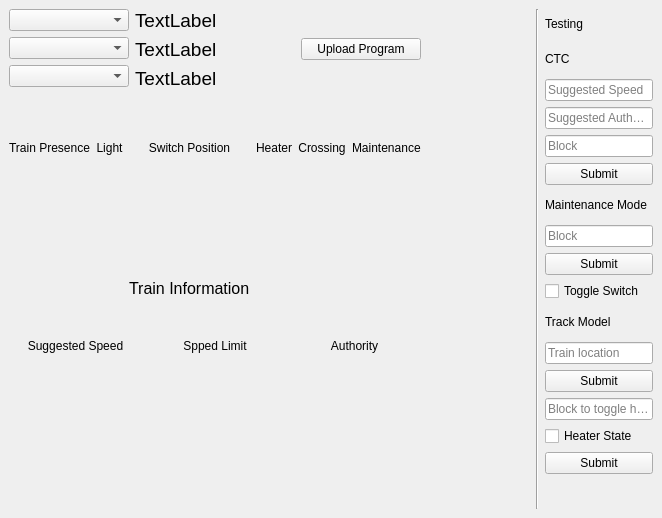
<?xml version="1.0" encoding="UTF-8"?>
<ui version="4.0">
 <class>MainWindow</class>
 <widget class="QMainWindow" name="MainWindow">
  <property name="geometry">
   <rect>
    <x>0</x>
    <y>0</y>
    <width>662</width>
    <height>518</height>
   </rect>
  </property>
  <property name="windowTitle">
   <string>MainWindow</string>
  </property>
  <widget class="QWidget" name="centralwidget">
   <property name="styleSheet">
    <string notr="true">QWidget {
	background-color: #BOC4DE;
}</string>
   </property>
   <layout class="QVBoxLayout" name="verticalLayout_2">
    <item>
     <layout class="QHBoxLayout" name="horizontalLayout_6">
      <item>
       <layout class="QVBoxLayout" name="verticalLayout_6">
        <item>
         <layout class="QHBoxLayout" name="horizontalLayout">
          <item>
           <layout class="QVBoxLayout" name="verticalLayout">
            <item>
             <widget class="QComboBox" name="line_select"/>
            </item>
            <item>
             <widget class="QComboBox" name="wayside_select"/>
            </item>
            <item>
             <widget class="QComboBox" name="block_select"/>
            </item>
           </layout>
          </item>
          <item>
           <layout class="QVBoxLayout" name="verticalLayout_8">
            <item>
             <widget class="QLabel" name="sel_line">
              <property name="font">
               <font>
                <pointsize>14</pointsize>
               </font>
              </property>
              <property name="text">
               <string>TextLabel</string>
              </property>
             </widget>
            </item>
            <item>
             <widget class="QLabel" name="sel_wayside">
              <property name="font">
               <font>
                <pointsize>14</pointsize>
               </font>
              </property>
              <property name="text">
               <string>TextLabel</string>
              </property>
             </widget>
            </item>
            <item>
             <widget class="QLabel" name="sel_block">
              <property name="font">
               <font>
                <pointsize>14</pointsize>
               </font>
              </property>
              <property name="text">
               <string>TextLabel</string>
              </property>
             </widget>
            </item>
           </layout>
          </item>
          <item>
           <spacer name="horizontalSpacer">
            <property name="orientation">
             <enum>Qt::Horizontal</enum>
            </property>
            <property name="sizeType">
             <enum>QSizePolicy::Preferred</enum>
            </property>
            <property name="sizeHint" stdset="0">
             <size>
              <width>40</width>
              <height>20</height>
             </size>
            </property>
           </spacer>
          </item>
          <item>
           <widget class="QPushButton" name="uploadButton">
            <property name="text">
             <string>Upload Program</string>
            </property>
           </widget>
          </item>
         </layout>
        </item>
        <item>
         <layout class="QGridLayout" name="gridLayout_3">
          <item row="1" column="2">
           <widget class="QLabel" name="switch_label">
            <property name="text">
             <string>Switch Position</string>
            </property>
            <property name="alignment">
             <set>Qt::AlignCenter</set>
            </property>
           </widget>
          </item>
          <item row="3" column="1">
           <widget class="QLabel" name="light_status">
            <property name="text">
             <string/>
            </property>
            <property name="alignment">
             <set>Qt::AlignCenter</set>
            </property>
           </widget>
          </item>
          <item row="0" column="2">
           <spacer name="verticalSpacer_3">
            <property name="orientation">
             <enum>Qt::Vertical</enum>
            </property>
            <property name="sizeType">
             <enum>QSizePolicy::Minimum</enum>
            </property>
            <property name="sizeHint" stdset="0">
             <size>
              <width>20</width>
              <height>40</height>
             </size>
            </property>
           </spacer>
          </item>
          <item row="3" column="0">
           <widget class="QLabel" name="presence_status">
            <property name="text">
             <string/>
            </property>
            <property name="alignment">
             <set>Qt::AlignCenter</set>
            </property>
           </widget>
          </item>
          <item row="3" column="2">
           <widget class="QLabel" name="switch_status">
            <property name="text">
             <string/>
            </property>
            <property name="alignment">
             <set>Qt::AlignCenter</set>
            </property>
           </widget>
          </item>
          <item row="3" column="4">
           <widget class="QLabel" name="crossing_status">
            <property name="text">
             <string/>
            </property>
            <property name="alignment">
             <set>Qt::AlignCenter</set>
            </property>
           </widget>
          </item>
          <item row="3" column="3">
           <widget class="QLabel" name="heater_status">
            <property name="text">
             <string/>
            </property>
            <property name="alignment">
             <set>Qt::AlignCenter</set>
            </property>
           </widget>
          </item>
          <item row="2" column="2">
           <spacer name="verticalSpacer">
            <property name="orientation">
             <enum>Qt::Vertical</enum>
            </property>
            <property name="sizeType">
             <enum>QSizePolicy::Minimum</enum>
            </property>
            <property name="sizeHint" stdset="0">
             <size>
              <width>20</width>
              <height>40</height>
             </size>
            </property>
           </spacer>
          </item>
          <item row="1" column="0">
           <widget class="QLabel" name="presence_label">
            <property name="text">
             <string>Train Presence</string>
            </property>
            <property name="alignment">
             <set>Qt::AlignCenter</set>
            </property>
           </widget>
          </item>
          <item row="1" column="1">
           <widget class="QLabel" name="light_label">
            <property name="text">
             <string>Light</string>
            </property>
            <property name="alignment">
             <set>Qt::AlignCenter</set>
            </property>
           </widget>
          </item>
          <item row="5" column="2">
           <widget class="QLabel" name="train_info_label">
            <property name="font">
             <font>
              <pointsize>12</pointsize>
             </font>
            </property>
            <property name="text">
             <string>Train Information</string>
            </property>
           </widget>
          </item>
          <item row="1" column="4">
           <widget class="QLabel" name="crossing_label">
            <property name="text">
             <string>Crossing</string>
            </property>
            <property name="alignment">
             <set>Qt::AlignCenter</set>
            </property>
           </widget>
          </item>
          <item row="1" column="3">
           <widget class="QLabel" name="heater_label">
            <property name="text">
             <string>Heater</string>
            </property>
            <property name="alignment">
             <set>Qt::AlignCenter</set>
            </property>
           </widget>
          </item>
          <item row="4" column="2">
           <spacer name="verticalSpacer_2">
            <property name="orientation">
             <enum>Qt::Vertical</enum>
            </property>
            <property name="sizeType">
             <enum>QSizePolicy::Minimum</enum>
            </property>
            <property name="sizeHint" stdset="0">
             <size>
              <width>20</width>
              <height>40</height>
             </size>
            </property>
           </spacer>
          </item>
          <item row="1" column="5">
           <widget class="QLabel" name="maintenance_label">
            <property name="text">
             <string>Maintenance</string>
            </property>
           </widget>
          </item>
          <item row="3" column="5">
           <widget class="QLabel" name="maintenance_status">
            <property name="text">
             <string/>
            </property>
           </widget>
          </item>
         </layout>
        </item>
        <item>
         <layout class="QGridLayout" name="gridLayout_4">
          <item row="2" column="1">
           <widget class="QLabel" name="commanded_status">
            <property name="text">
             <string/>
            </property>
            <property name="alignment">
             <set>Qt::AlignCenter</set>
            </property>
           </widget>
          </item>
          <item row="2" column="2">
           <widget class="QLabel" name="auth_status">
            <property name="text">
             <string/>
            </property>
            <property name="alignment">
             <set>Qt::AlignCenter</set>
            </property>
           </widget>
          </item>
          <item row="0" column="2">
           <widget class="QLabel" name="auth_label">
            <property name="text">
             <string>Authority</string>
            </property>
            <property name="alignment">
             <set>Qt::AlignCenter</set>
            </property>
           </widget>
          </item>
          <item row="0" column="0">
           <widget class="QLabel" name="suggested_label">
            <property name="text">
             <string>Suggested Speed</string>
            </property>
            <property name="alignment">
             <set>Qt::AlignCenter</set>
            </property>
           </widget>
          </item>
          <item row="0" column="1">
           <widget class="QLabel" name="commanded_label">
            <property name="text">
             <string>Spped Limit</string>
            </property>
            <property name="alignment">
             <set>Qt::AlignCenter</set>
            </property>
           </widget>
          </item>
          <item row="2" column="0">
           <widget class="QLabel" name="sugg_status">
            <property name="text">
             <string/>
            </property>
            <property name="alignment">
             <set>Qt::AlignCenter</set>
            </property>
           </widget>
          </item>
          <item row="1" column="1">
           <spacer name="verticalSpacer_4">
            <property name="orientation">
             <enum>Qt::Vertical</enum>
            </property>
            <property name="sizeType">
             <enum>QSizePolicy::Minimum</enum>
            </property>
            <property name="sizeHint" stdset="0">
             <size>
              <width>20</width>
              <height>40</height>
             </size>
            </property>
           </spacer>
          </item>
         </layout>
        </item>
       </layout>
      </item>
      <item>
       <spacer name="horizontalSpacer_2">
        <property name="orientation">
         <enum>Qt::Horizontal</enum>
        </property>
        <property name="sizeHint" stdset="0">
         <size>
          <width>40</width>
          <height>20</height>
         </size>
        </property>
       </spacer>
      </item>
      <item>
       <widget class="Line" name="line">
        <property name="orientation">
         <enum>Qt::Vertical</enum>
        </property>
       </widget>
      </item>
      <item>
       <layout class="QVBoxLayout" name="verticalLayout_7">
        <item>
         <widget class="QLabel" name="label">
          <property name="text">
           <string>Testing</string>
          </property>
         </widget>
        </item>
        <item>
         <widget class="QLabel" name="label_2">
          <property name="text">
           <string>CTC</string>
          </property>
         </widget>
        </item>
        <item>
         <widget class="QLineEdit" name="speed_test">
          <property name="placeholderText">
           <string>Suggested Speed</string>
          </property>
         </widget>
        </item>
        <item>
         <widget class="QLineEdit" name="auth_test">
          <property name="placeholderText">
           <string>Suggested Authority</string>
          </property>
         </widget>
        </item>
        <item>
         <widget class="QLineEdit" name="block_test">
          <property name="placeholderText">
           <string>Block</string>
          </property>
         </widget>
        </item>
        <item>
         <widget class="QPushButton" name="ctc_submit">
          <property name="text">
           <string>Submit</string>
          </property>
         </widget>
        </item>
        <item>
         <widget class="QLabel" name="label_4">
          <property name="text">
           <string>Maintenance Mode</string>
          </property>
         </widget>
        </item>
        <item>
         <widget class="QLineEdit" name="maintenance_test">
          <property name="layoutDirection">
           <enum>Qt::LeftToRight</enum>
          </property>
          <property name="placeholderText">
           <string>Block</string>
          </property>
         </widget>
        </item>
        <item>
         <widget class="QPushButton" name="maintenance_submit">
          <property name="text">
           <string>Submit</string>
          </property>
         </widget>
        </item>
        <item>
         <widget class="QCheckBox" name="maintenance_toggle">
          <property name="text">
           <string>Toggle Switch</string>
          </property>
         </widget>
        </item>
        <item>
         <widget class="QLabel" name="label_3">
          <property name="text">
           <string>Track Model</string>
          </property>
         </widget>
        </item>
        <item>
         <widget class="QLineEdit" name="occupancy_edit">
          <property name="text">
           <string/>
          </property>
          <property name="placeholderText">
           <string>Train location</string>
          </property>
         </widget>
        </item>
        <item>
         <widget class="QPushButton" name="track_submit">
          <property name="text">
           <string>Submit</string>
          </property>
         </widget>
        </item>
        <item>
         <widget class="QLineEdit" name="heater_test">
          <property name="placeholderText">
           <string>Block to toggle heater</string>
          </property>
         </widget>
        </item>
        <item>
         <widget class="QCheckBox" name="heater_state">
          <property name="text">
           <string>Heater State</string>
          </property>
         </widget>
        </item>
        <item>
         <widget class="QPushButton" name="heater_submit">
          <property name="text">
           <string>Submit</string>
          </property>
         </widget>
        </item>
        <item>
         <widget class="QLabel" name="uploadNotif">
          <property name="text">
           <string/>
          </property>
         </widget>
        </item>
       </layout>
      </item>
     </layout>
    </item>
   </layout>
  </widget>
 </widget>
 <resources/>
 <connections/>
</ui>
